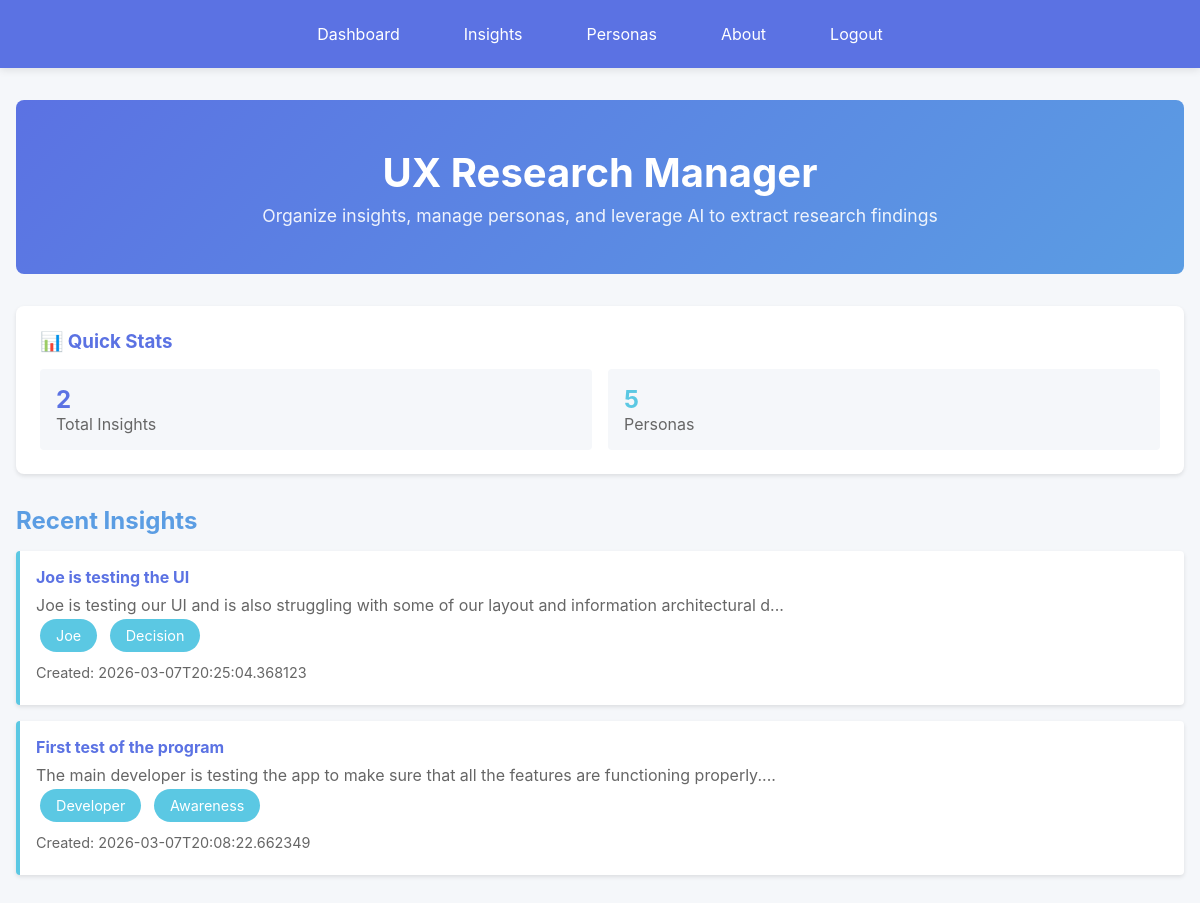
Page / (signed in) on the earlier database version.
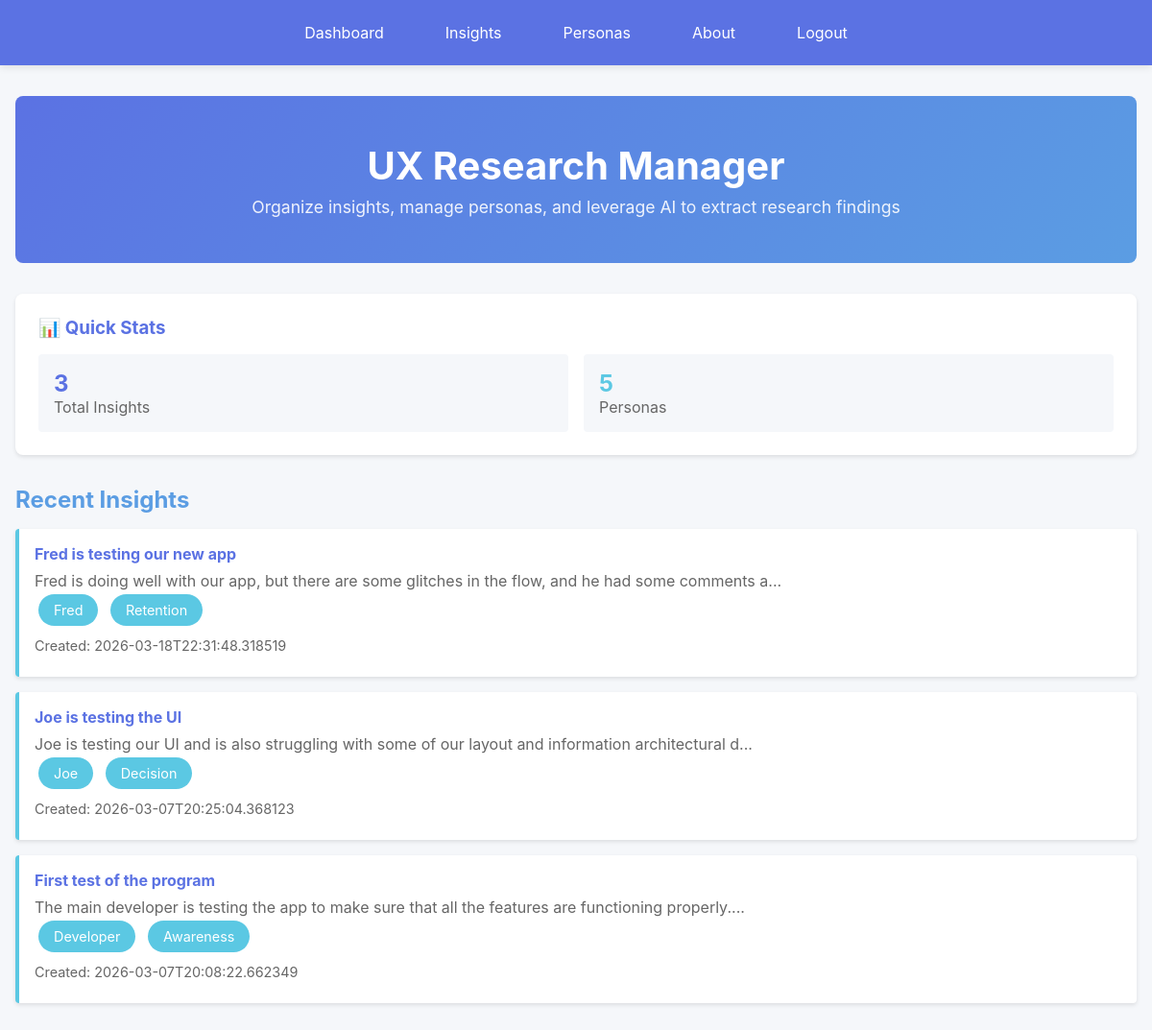
Same page on the later database version.
### models.py (models this page shows, shortened)
class Insight(db.Model):
    __tablename__ = 'insights'
    id = db.Column(db.Integer, primary_key=True)
    user_id = db.Column(db.Integer, db.ForeignKey('users.id'), nullable=True, index=True)
    title = db.Column(db.String(200), nullable=False)
    description = db.Column(db.Text, nullable=False)
    persona_id = db.Column(db.Integer, db.ForeignKey('personas.id'), nullable=True)
    journey_stage = db.Column(db.String(100), nullable=True)
    timestamp = db.Column(db.DateTime, nullable=False, default=datetime.utcnow)
    ai_summary = db.Column(db.Text, nullable=True)
    def to_dict(self):
        return {
            'id': self.id,
            'user_id': self.user_id,
            'title': self.title,
            'description': self.description,
            'persona_id': self.persona_id,
            'persona_name': self.persona.name if self.persona else None,
            'journey_stage': self.journey_stage,
            'timestamp': self.timestamp.isoformat() if self.timestamp else None,
            'ai_summary': self.ai_summary
        }

class Persona(db.Model):
    __tablename__ = 'personas'
    id = db.Column(db.Integer, primary_key=True)
    user_id = db.Column(db.Integer, db.ForeignKey('users.id'), nullable=True, index=True)
    name = db.Column(db.String(200), nullable=False)
    description = db.Column(db.Text, nullable=False)
    timestamp = db.Column(db.DateTime, nullable=False, default=datetime.utcnow)
    insights = db.relationship('Insight', backref='persona', lazy=True, cascade='all, delete-orphan')

### web_app.py (the view)
@app.route('/')
@login_required
def dashboard():
    user_id = current_user_id()
    insights = Insight.query.filter_by(user_id=user_id).order_by(Insight.timestamp.desc()).all()
    personas = Persona.query.filter_by(user_id=user_id).all()
    recent_insights = [insight.to_dict() for insight in insights[:3]]
    return render_template(
        'dashboard.html',
        insights_count=len(insights),
        personas_count=len(personas),
        recent_insights=recent_insights
    )

### web_app.py (called while the page is built)
def current_user_id():
    return session.get('user_id')

def get_current_user():
    user_id = current_user_id()
    if not user_id:
        return None
    return User.query.get(user_id)

def login_required(view_func):
    @wraps(view_func)
    def wrapped(*args, **kwargs):
        if not current_user_id():
            flash('Please log in to continue.', 'error')
            return redirect(url_for('login'))
        return view_func(*args, **kwargs)
    return wrapped

@app.context_processor
def inject_shared_context():
    return {
        'colors': COLORS,
        'current_user': get_current_user()
    }

### templates/dashboard.html
{% extends "base.html" %}
{% block content %}
<div class="hero">
    <h1>UX Research Manager</h1>
    <p>Organize insights, manage personas, and leverage AI to extract research findings</p>
</div>
<div class="filter-section">
    <h3>📊 Quick Stats</h3>
    <div style="display: grid; grid-template-columns: repeat(auto-fit, minmax(150px, 1fr)); gap: 1rem;">
        <div style="padding: 1rem; background: #f5f7fa; border-radius: 4px;">
            <div style="font-size: 1.5rem; font-weight: bold; color: var(--royal-blue);">{{ insights_count }}</div>
            <div style="color: #666;">Total Insights</div>
        </div>
        <div style="padding: 1rem; background: #f5f7fa; border-radius: 4px;">
            <div style="font-size: 1.5rem; font-weight: bold; color: var(--sky-blue);">{{ personas_count }}</div>
            <div style="color: #666;">Personas</div>
        </div>
    </div>
</div>
<h2>Recent Insights</h2>
{% if recent_insights %}
<div class="insights-list">
    {% for insight in recent_insights %}
    <div class="insight-item">
        <h4>{{ insight.title }}</h4>
        <p style="color: #666;">{{ insight.description[:100] }}...</p>
        {% if insight.persona_id %}
        <span class="chip">{{ insight.persona_name }}</span>
        {% endif %}
        {% if insight.journey_stage %}
        <span class="chip">{{ insight.journey_stage }}</span>
        {% endif %}
        <div class="meta">Created: {{ insight.timestamp }}</div>
    </div>
    {% endfor %}
</div>
{% else %}
<div class="empty-state">
    <p>No insights yet. <a href="/insights" style="color: var(--royal-blue);">Create one!</a></p>
</div>
{% endif %}
{% endblock %}

Differences in the rows shown:
added Insight: title "Fred is testing our new app", description "Fred is doing well with our app, but there are some glitches in the flow, and he had some comments a", journey_stage "Retention"
now on this page (row unchanged): Persona: persona_name "Fred"
Other differences:
{{ insights_count }}: "2" → "3"
new list line: "... Created: 2026-03-18T22:31:48.318519"
